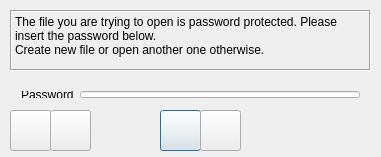
<?xml version="1.0" encoding="UTF-8"?>
<ui version="4.0">
 <class>QPasswordDiagClass</class>
 <widget class="QDialog" name="QPasswordDiagClass">
  <property name="geometry">
   <rect>
    <x>0</x>
    <y>0</y>
    <width>381</width>
    <height>157</height>
   </rect>
  </property>
  <property name="windowTitle">
   <string>Password</string>
  </property>
  <widget class="QLabel" name="label">
   <property name="geometry">
    <rect>
     <x>10</x>
     <y>10</y>
     <width>361</width>
     <height>61</height>
    </rect>
   </property>
   <property name="frameShape">
    <enum>QFrame::Box</enum>
   </property>
   <property name="frameShadow">
    <enum>QFrame::Sunken</enum>
   </property>
   <property name="text">
    <string>The file you are trying to open is password protected. Please insert the password below.
Create new file or open another one otherwise.</string>
   </property>
   <property name="textFormat">
    <enum>Qt::PlainText</enum>
   </property>
   <property name="alignment">
    <set>Qt::AlignLeading|Qt::AlignLeft|Qt::AlignTop</set>
   </property>
   <property name="wordWrap">
    <bool>true</bool>
   </property>
  </widget>
  <widget class="QPushButton" name="ok">
   <property name="geometry">
    <rect>
     <x>160</x>
     <y>110</y>
     <width>41</width>
     <height>41</height>
    </rect>
   </property>
   <property name="toolTip">
    <string>Ok</string>
   </property>
   <property name="text">
    <string/>
   </property>
   <property name="icon">
    <iconset resource="OGappResources.qrc">
     <normaloff>:/OGapp/set1/ok.png</normaloff>:/OGapp/set1/ok.png</iconset>
   </property>
   <property name="iconSize">
    <size>
     <width>32</width>
     <height>32</height>
    </size>
   </property>
  </widget>
  <widget class="QPushButton" name="cancel">
   <property name="geometry">
    <rect>
     <x>200</x>
     <y>110</y>
     <width>41</width>
     <height>41</height>
    </rect>
   </property>
   <property name="toolTip">
    <string>Cancel</string>
   </property>
   <property name="text">
    <string/>
   </property>
   <property name="icon">
    <iconset resource="OGappResources.qrc">
     <normaloff>:/OGapp/set1/Cancel.png</normaloff>:/OGapp/set1/Cancel.png</iconset>
   </property>
   <property name="iconSize">
    <size>
     <width>32</width>
     <height>32</height>
    </size>
   </property>
  </widget>
  <widget class="QPushButton" name="newfile">
   <property name="geometry">
    <rect>
     <x>10</x>
     <y>110</y>
     <width>41</width>
     <height>41</height>
    </rect>
   </property>
   <property name="toolTip">
    <string>Create new file</string>
   </property>
   <property name="text">
    <string/>
   </property>
   <property name="icon">
    <iconset resource="OGappResources.qrc">
     <normaloff>:/OGapp/set1/Actions document new.png</normaloff>:/OGapp/set1/Actions document new.png</iconset>
   </property>
   <property name="iconSize">
    <size>
     <width>32</width>
     <height>32</height>
    </size>
   </property>
  </widget>
  <widget class="QPushButton" name="open">
   <property name="geometry">
    <rect>
     <x>50</x>
     <y>110</y>
     <width>41</width>
     <height>41</height>
    </rect>
   </property>
   <property name="toolTip">
    <string>Open existing file</string>
   </property>
   <property name="text">
    <string/>
   </property>
   <property name="icon">
    <iconset resource="OGappResources.qrc">
     <normaloff>:/OGapp/set1/Folder document open.png</normaloff>:/OGapp/set1/Folder document open.png</iconset>
   </property>
   <property name="iconSize">
    <size>
     <width>32</width>
     <height>32</height>
    </size>
   </property>
  </widget>
  <widget class="QWidget" name="">
   <property name="geometry">
    <rect>
     <x>10</x>
     <y>80</y>
     <width>361</width>
     <height>29</height>
    </rect>
   </property>
   <layout class="QHBoxLayout" name="horizontalLayout">
    <item>
     <widget class="QLabel" name="label_2">
      <property name="text">
       <string>Password</string>
      </property>
     </widget>
    </item>
    <item>
     <widget class="QLineEdit" name="m_pass">
      <property name="echoMode">
       <enum>QLineEdit::Password</enum>
      </property>
     </widget>
    </item>
   </layout>
  </widget>
 </widget>
 <layoutdefault spacing="6" margin="11"/>
 <resources>
  <include location="OGappResources.qrc"/>
 </resources>
 <connections/>
</ui>
